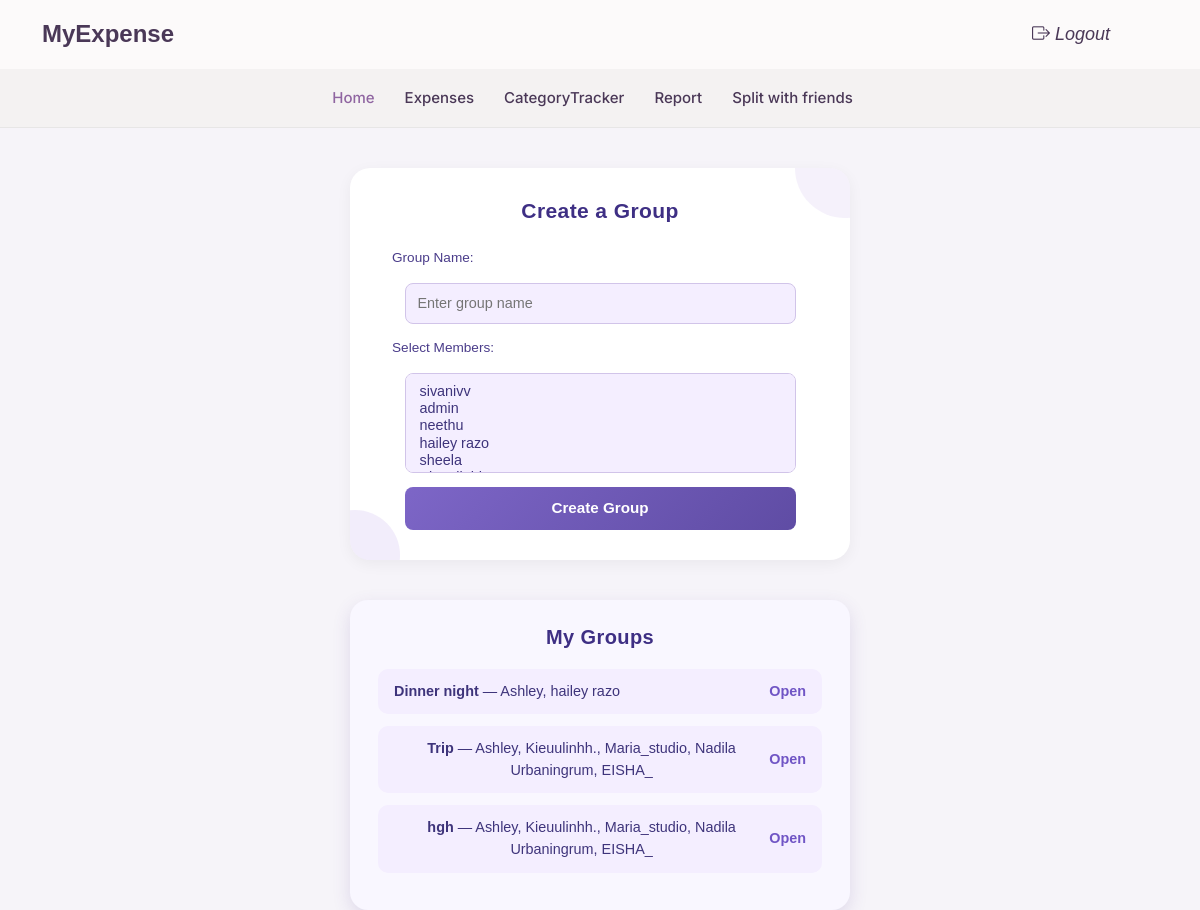
Page /groups/ (signed in) on the committed database.
### app/models.py (models this page shows)
class Group(models.Model):
    name = models.CharField(max_length=100)
    members = models.ManyToManyField(User)

### app/views.py (the view, shortened to what this page needs)
# urls.py: path('groups/', views.Groups, name='groups'),
def Groups(request):
    friends = User.objects.exclude(id=request.user.id)
    groups = Group.objects.filter(members=request.user)
    return render(request, 'group.html', {'friends': friends, 'groups': groups})

### template/group.html (shortened to what this page needs)
{% include 'user_header.html' %}
<!DOCTYPE html>
<html lang="en">
<head>
</head>
<body>
  <div class="group-container">
    <h2>Create a Group</h2>
    <form action="{% url 'groups' %}" method="post">
      <label>Group Name:</label>
      <input type="text" name="name" placeholder="Enter group name" required>
      <label>Select Members:</label>
      <select name="members" multiple required>
        {% for f in friends %}
        <option value="{{ f.id }}">{{ f.username }}</option>
        {% endfor %}
      </select>
      <button type="submit">Create Group</button>
    </form>
  </div>
 <center>
  <div class="groups-list">
    <h2>My Groups</h2>
    <ul>
      {% for g in groups %}
      <li>
        <span>
          <strong>{{ g.name }}</strong> —
          {% for m in g.members.all %}
          {{ m.username }}{% if not forloop.last %}, {% endif %}
          {% endfor %}
        </span>
        <a href="{% url 'group_detail' g.id %}">Open</a>
      </li>
      {% empty %}
      <p class="no-groups">No groups created yet.</p>
      {% endfor %}
    </ul>
  </div>
  </center>
</body>
</html>

### template/group.html (style rules this page uses)
body { font-family: 'Poppins', sans-serif; background: #f6f4f9; align-items: center; margin: 0; padding: 0; }
.group-container { background: #fff; width: 90%; max-width: 500px; margin: 40px auto; border-radius: 20px; box-shadow: 0 4px 15px rgba(0, 0, 0, 0.05); padding: 30px 20px; text-align: center; position: relative; overflow: hidden; transition: transform 0.2s ease, box-shadow 0.2s ease; }
.group-container::before, .group-container::after { content: ''; position: absolute; border-radius: 50%; opacity: 0.25; z-index: 0; }
.group-container::before { top: -50px; right: -45px; width: 100px; height: 100px; background: #D6C5F0; }
.group-container::after { bottom: -40px; left: -40px; width: 90px; height: 90px; background: #CBB6F0; }
h2 { color: #3E2F84; font-size: 21px; font-weight: 600; margin-bottom: 25px; z-index: 1; position: relative; letter-spacing: 0.4px; }
form { display: flex; flex-direction: column; align-items: center; gap: 14px; z-index: 1; position: relative; }
label { color: #4A3C8A; font-size: 0.85rem; font-weight: 500; align-self: flex-start; margin-left: 22px; }
input[type="text"], select { width: 85%; padding: 9px 12px; border-radius: 8px; border: 1.2px solid #D1C4E9; background-color: #F4EEFF; color: #3E347B; font-size: 0.9rem; transition: 0.3s ease; }
select { height: 100px; }
button { width: 85%; background: linear-gradient(135deg, #7D66C7, #5F4CA4); color: #FFF; border: none; padding: 10px; border-radius: 8px; font-size: 0.95rem; font-weight: 600; cursor: pointer; transition: all 0.3s ease; }
.groups-list { background: #F9F7FF; border-radius: 18px; box-shadow: 0 6px 18px rgba(90, 60, 150, 0.15); width: 100%; max-width: 500px; margin-top: 35px; text-align: center; padding: 25px 28px; position: relative; overflow: hidden; }
.groups-list h2 { font-size: 20px; margin-bottom: 20px; text-align: center; }
.groups-list ul { list-style: none; padding: 0; margin: 0; text-align: center; z-index: 1; position: relative; }
.groups-list li { background: #F4EEFF; margin-bottom: 12px; padding: 12px 16px; border-radius: 10px; display: flex; justify-content: space-between; align-items: center; text-align: center; color: #3E347B; font-size: 0.9rem; }
.groups-list a { text-decoration: none; color: #7055C5; text-align: center; font-weight: 600; }

### rows in the picture
Group: name "Dinner night"
Group: name "Trip"
Group: name "hgh"

### other values in the picture
{{ m.username }} "Ashley"
{{ m.username }} "hailey razo"
{{ m.username }} "Kieuulinhh."
{{ m.username }} "Maria_studio"
{{ m.username }} "Nadila Urbaningrum"
{{ m.username }} "EISHA_"
